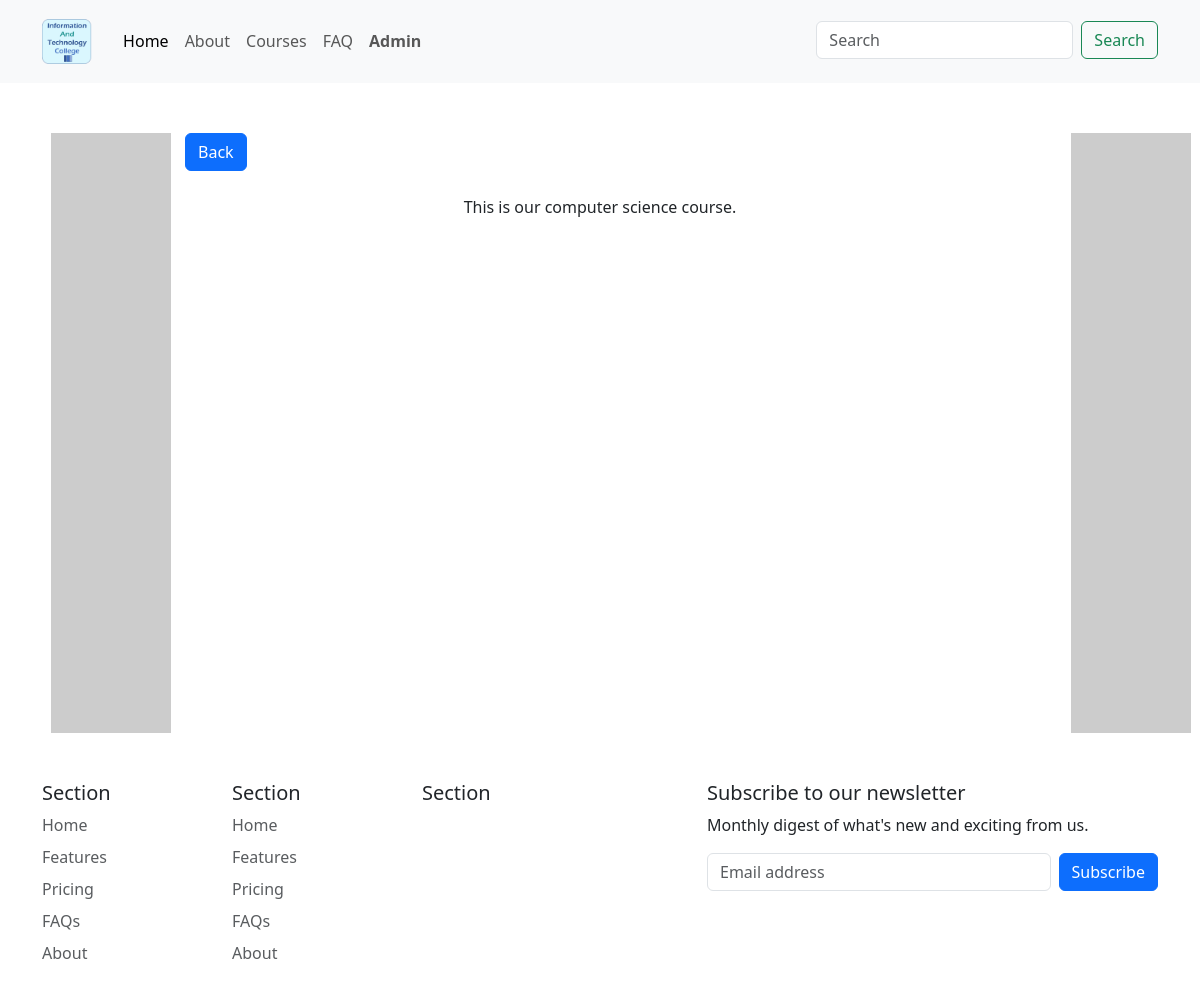
/course/1/, run on an earlier commit of the app's database.
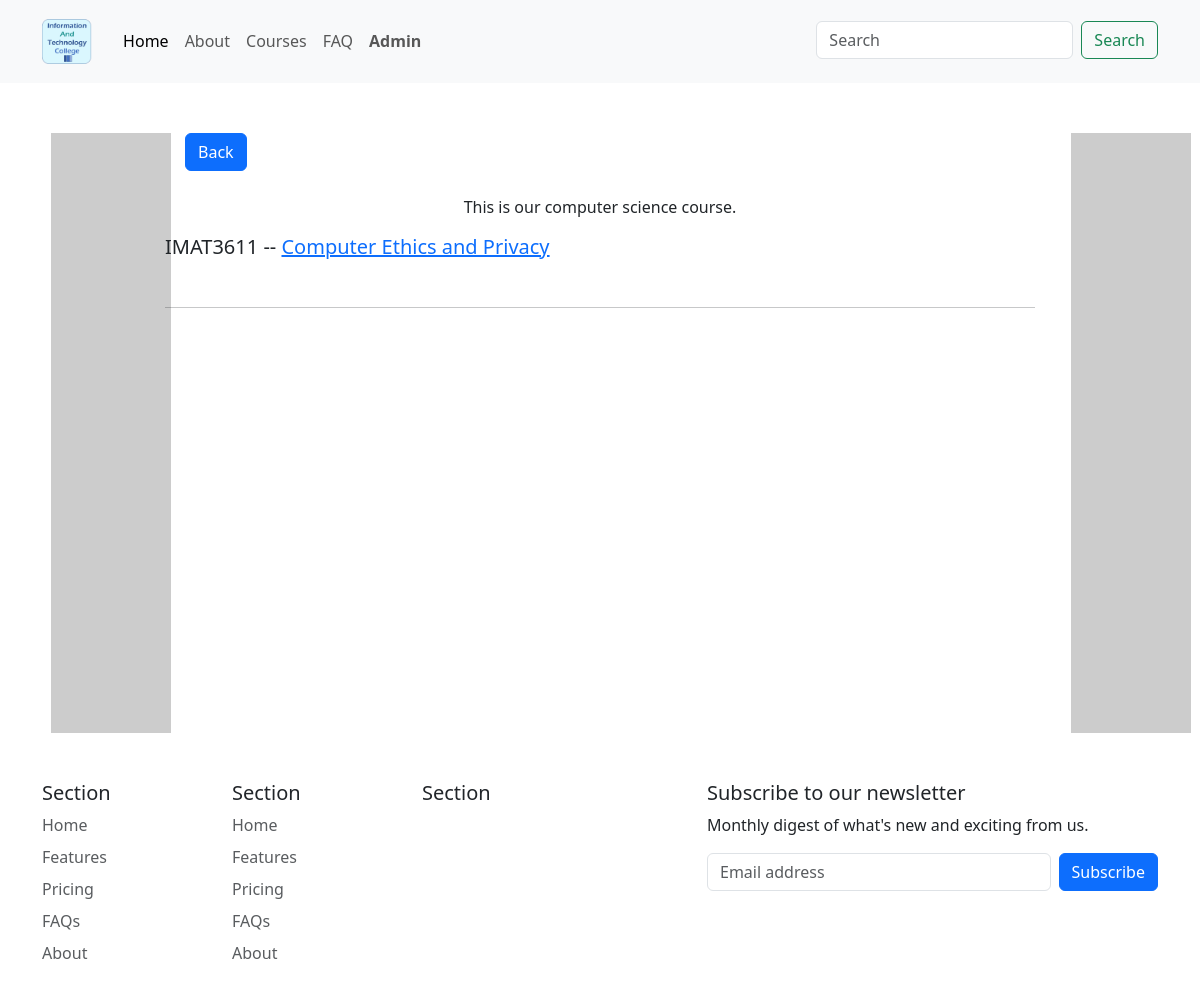
And on a later commit of the database.
### base/models.py (models this page shows, shortened)
class Module(models.Model):
    course = models.ManyToManyField(Course)
    code = models.CharField(max_length=200, unique=True)
    title = models.CharField(max_length=200)
    description = models.TextField(null=True, blank=True)
    module_img = models.ImageField(
        upload_to="static/module", height_field=None, width_field=None, max_length=100, null=True, blank=True)
    staff_img = models.ImageField(
        upload_to="static/staff", height_field=None, width_field=None, max_length=100, null=True, blank=True)
    staff_name = models.CharField(max_length=200)

### base/views.py (the view)
# urls.py: path('course/<str:pk>/', views.course, name="course"),
def course(request, pk):
    course = Course.objects.get(id=pk)
    modules = course.module_set.all()
    context = {
        'course': course,
        'modules': modules,
    }
    return render(request, 'base/course.html', context)

### base/templates/base/course.html (shortened to what this page needs)
{% extends 'main.html' %}
{% load static %}
{% block app_content %}
<div class="container course-page">
    <div class="row">
        <div class="back-btn" style="padding-left: 2rem;">
            <p>
              <button type="button" class="btn btn-primary" value="Previous Page" onClick="javascript:history.go(-1);">Back
              </button>
            </p>
          </div>
        <div class="course-title">
            <div class="container">
                <div class="row align-items-center">
                    <div class="col-12 text-center">
                        <p>{{course.description}}</p>
                    </div>
                </div>
            </div>
        </div>
        <div class="col-12">
            {% for module in modules %}
            <h5>{{module.code}} -- <a href="{% url 'module' module.id %}">{{module.title}}</a></h5><br>
            <hr>
            {% endfor %}
        </div>
    </div>
</div>
{% endblock %}

What changed in the data, as far as the page shows it:
now on this page (row edited): Module: code "IMAT3611", title "Computer Ethics and Privacy"
